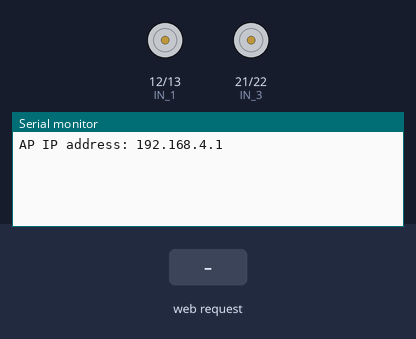
Simulated run of this sketch. Board: ESP32. On the bench: motor-driver pin pairs drawn as motors (green arrow = first pin HIGH = forward, orange = second pin HIGH = backward, longer = more drive, scaled by the enable pin), the last lines printed to the serial monitor. The test bench sets the inputs (shaded band).

Above: at 1.2 s.
1.3 s: HTTP request GET /?State=F received
At 1.8 s:
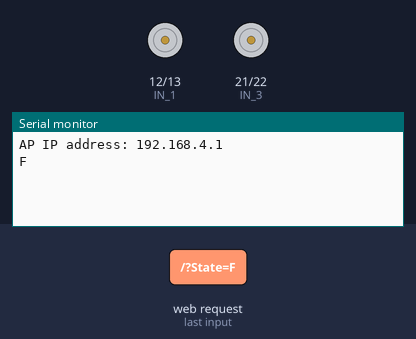
2.8 s: HTTP request GET /?State=B received
At 4.0 s:
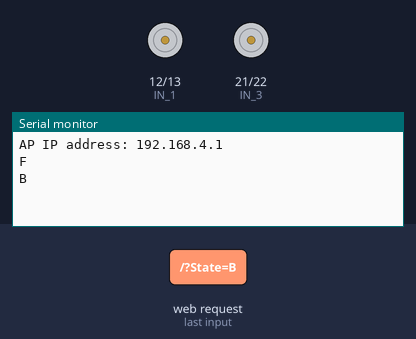
4.3 s: HTTP request GET /?State=L received
At 5.3 s:
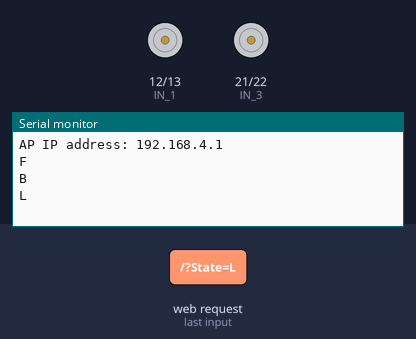
5.8 s: HTTP request GET /?State=R received
At 6.4 s:
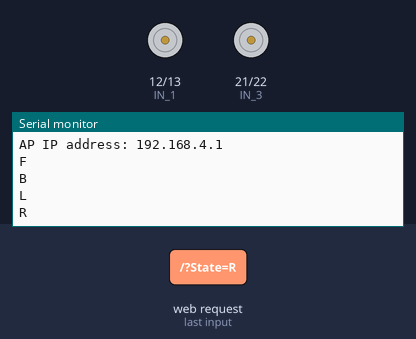

Measured:
- after the input at 1.3 s, the serial monitor: prints a new line at once (image 1)
- after the input at 2.8 s, the serial monitor: prints a new line at once (image 2)
- after the input at 4.3 s, the serial monitor: prints a new line at once (image 3)
- after the input at 5.8 s, the serial monitor: prints a new line at once (image 4)

The sketch:

esp32_robot_controller.ino
```cpp
#define ENA   14          // Enable/speed motors Right        GPIO14(D5)
#define ENB   23          // Enable/speed motors Left         GPIO12(D6)
#define IN_1  12          // L298N in1 motors Right           GPIO15(D8)
#define IN_2  13          // L298N in2 motors Right           GPIO13(D7)
#define IN_3  21           // L298N in3 motors Left            GPIO2(D4)
#define IN_4  22           // L298N in4 motors Left            GPIO0(D3)

#include <WiFi.h>
#include <WiFiClient.h>
#include <WebServer.h>
#include <ESPmDNS.h>

String command;             //String to store app command state.
int speedCar = 800;         // 400 - 1023.
int speed_Coeff = 3;

const char* ssid = "ESP32_4WDCar";
WebServer server(80);

void setup() {

 pinMode(ENA, OUTPUT);
 pinMode(ENB, OUTPUT);
 pinMode(IN_1, OUTPUT);
 pinMode(IN_2, OUTPUT);
 pinMode(IN_3, OUTPUT);
 pinMode(IN_4, OUTPUT);

  Serial.begin(115200);

// Connecting WiFi

  WiFi.mode(WIFI_AP);
  WiFi.softAP(ssid);

  IPAddress myIP = WiFi.softAPIP();
  Serial.print("AP IP address: ");
  Serial.println(myIP);

 // Starting WEB-server
     server.on ( "/", HTTP_handleRoot );
     server.onNotFound ( HTTP_handleRoot );
     server.begin();
}

void goAhead(){

      digitalWrite(IN_1, LOW);
      digitalWrite(IN_2, HIGH);
      ledcWrite(ENA, speedCar);

      digitalWrite(IN_3, LOW);
      digitalWrite(IN_4, HIGH);
      ledcWrite(ENB, speedCar);
  }

void goBack(){

      digitalWrite(IN_1, HIGH);
      digitalWrite(IN_2, LOW);
      ledcWrite(ENA, speedCar);

      digitalWrite(IN_3, HIGH);
      digitalWrite(IN_4, LOW);
      ledcWrite(ENB, speedCar);
  }

void goRight(){

      digitalWrite(IN_1, HIGH);
      digitalWrite(IN_2, LOW);
      ledcWrite(ENA, speedCar);

      digitalWrite(IN_3, LOW);
      digitalWrite(IN_4, HIGH);
      ledcWrite(ENB, speedCar);
  }

void goLeft(){

      digitalWrite(IN_1, LOW);
      digitalWrite(IN_2, HIGH);
      ledcWrite(ENA, speedCar);

      digitalWrite(IN_3, HIGH);
      digitalWrite(IN_4, LOW);
      ledcWrite(ENB, speedCar);
  }

void goAheadRight(){

      digitalWrite(IN_1, LOW);
      digitalWrite(IN_2, HIGH);
      ledcWrite(ENA, speedCar/speed_Coeff);

      digitalWrite(IN_3, LOW);
      digitalWrite(IN_4, HIGH);
      ledcWrite(ENB, speedCar);
   }

void goAheadLeft(){

      digitalWrite(IN_1, LOW);
      digitalWrite(IN_2, HIGH);
      ledcWrite(ENA, speedCar);

      digitalWrite(IN_3, LOW);
      digitalWrite(IN_4, HIGH);
      ledcWrite(ENB, speedCar/speed_Coeff);
  }

void goBackRight(){

      digitalWrite(IN_1, HIGH);
      digitalWrite(IN_2, LOW);
      ledcWrite(ENA, speedCar/speed_Coeff);

      digitalWrite(IN_3, HIGH);
      digitalWrite(IN_4, LOW);
      ledcWrite(ENB, speedCar);
  }

void goBackLeft(){

      digitalWrite(IN_1, HIGH);
      digitalWrite(IN_2, LOW);
      ledcWrite(ENA, speedCar);

      digitalWrite(IN_3, HIGH);
      digitalWrite(IN_4, LOW);
      ledcWrite(ENB, speedCar/speed_Coeff);
  }

void stopRobot(){

      digitalWrite(IN_1, LOW);
      digitalWrite(IN_2, LOW);
      ledcWrite(ENA, speedCar);

      digitalWrite(IN_3, LOW);
      digitalWrite(IN_4, LOW);
      ledcWrite(ENB, speedCar);
 }

void loop() {
    server.handleClient();

      command = server.arg("State");
      if (command == "F") goAhead();
      else if (command == "B") goBack();
      else if (command == "L") goLeft();
      else if (command == "R") goRight();
      else if (command == "I") goAheadRight();
      else if (command == "G") goAheadLeft();
      else if (command == "J") goBackRight();
      else if (command == "H") goBackLeft();
      else if (command == "0") speedCar = 400;
      else if (command == "1") speedCar = 470;
      else if (command == "2") speedCar = 540;
      else if (command == "3") speedCar = 610;
      else if (command == "4") speedCar = 680;
      else if (command == "5") speedCar = 750;
      else if (command == "6") speedCar = 820;
      else if (command == "7") speedCar = 890;
      else if (command == "8") speedCar = 960;
      else if (command == "9") speedCar = 1023;
      else if (command == "S") stopRobot();
}

void HTTP_handleRoot(void) {

if( server.hasArg("State") ){
       Serial.println(server.arg("State"));
  }
  server.send ( 200, "text/html", "" );
  delay(1);
}
```
